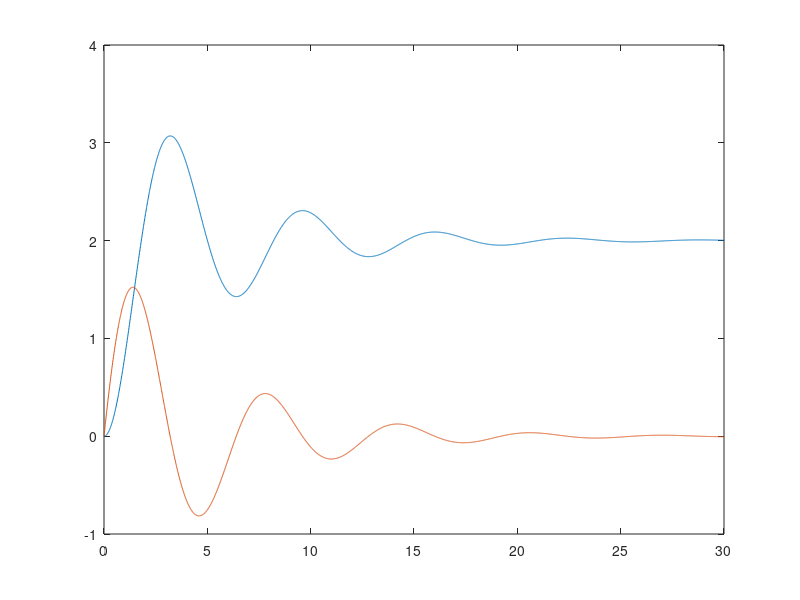

The MATLAB script that drew this image:
% init
dt = 0.01;
K_p = 2;
D = 0.2;
w_0 = 1;
sim_length = (30* (1/w_0))/dt;

vec__X_e = ones(1, sim_length);

vec__X_1 = zeros(1, sim_length);
vec__X_1(1) = 0;

vec__X_2 = zeros(1, sim_length);
vec__X_2(1) = 0;

vec__t = zeros(1, sim_length);

% simulation X_2
for k=1: sim_length
    vec__X_1(k+1) = vec__X_1(k) + dt * (vec__X_2(k));
    vec__X_2(k+1) = vec__X_2(k) + dt * (-(w_0)^2*vec__X_1(k)-2*D*w_0*vec__X_2(k)+K_p*w_0^2*vec__X_e(k));
    vec__t(k) = (k - 1) * dt;
end

plot(vec__t, vec__X_1(1:end-1));
hold on
plot(vec__t, vec__X_2(1:end-1));
hold off